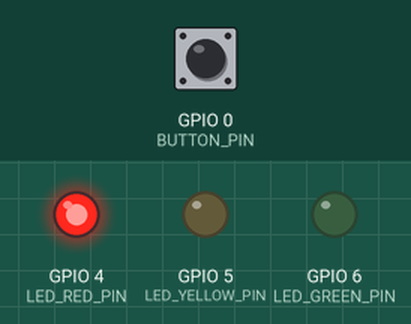
The program below on a simulated ESP32-S3. Parts: output pins drawn as LEDs (lit = HIGH). The inputs (shaded band) are chosen by the test bench; at power-on: GPIO 0 (BUTTON_PIN) HIGH.

Above: at 1.0 s.
1.1 s: GPIO 0 (BUTTON_PIN) pulled LOW for 0.15 s
At 1.9 s:
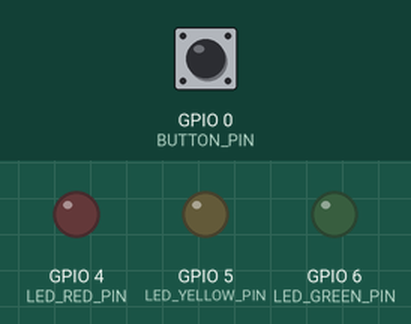
4.1 s: GPIO 0 (BUTTON_PIN) pulled LOW for 1 s
At 4.5 s:
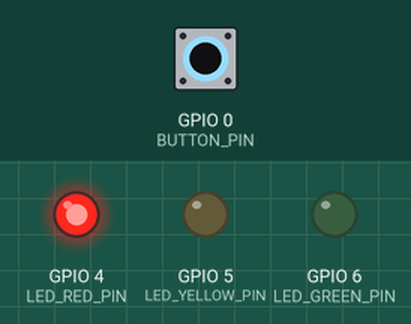
8.1 s: GPIO 0 (BUTTON_PIN) pulled LOW for 3.2 s
At 9.4 s:
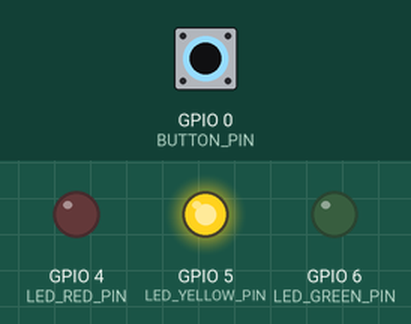
12.8 s: GPIO 0 (BUTTON_PIN) pulled LOW for 0.15 s
At 18.3 s:
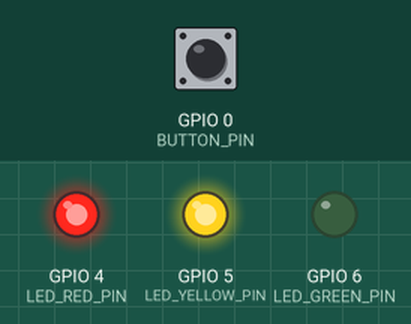
Timing chart, 0 to 21.0 s (numbered marks = the images above; inputs shaded):
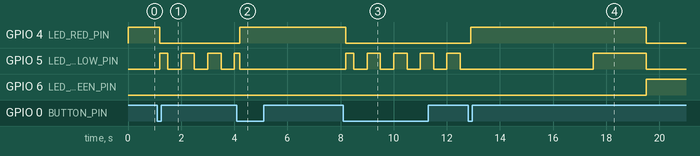

Measured:
- after the input at 1.1 s, GPIO 4 (LED_RED_PIN): HIGH → LOW after 0.10 s; GPIO 5 (LED_YELLOW_PIN): LOW → HIGH after 0.10 s, then repeats every 1.0 s: LOW 0.50 s, HIGH 0.50 s
- after the input at 4.1 s, GPIO 4 (LED_RED_PIN): LOW → HIGH after 0.10 s
- after the input at 8.1 s, GPIO 4 (LED_RED_PIN): HIGH → LOW after 0.10 s instead of 2.9 s; GPIO 6 (LED_GREEN_PIN): stays LOW (without the input it goes to HIGH after 2.9 s)
- after the input at 12.8 s, GPIO 4 (LED_RED_PIN): LOW → HIGH after 0.10 s, → LOW 6.6 s later; GPIO 6 (LED_GREEN_PIN): LOW → HIGH after 6.7 s

The program:

main.cpp
```cpp
#include <Button.h>
#include <Led.h>

#include "LedController.h"
#include "MaintainedTrafficLight.h"
#include "TrafficLight.h"
#include "TrafficLightStateMachine.h"
#include "driver/gpio.h"
#include "esp_timer.h"
#include "freertos/FreeRTOS.h"
#include "freertos/task.h"

constexpr gpio_num_t LED_GREEN_PIN = GPIO_NUM_6;
constexpr gpio_num_t LED_YELLOW_PIN = GPIO_NUM_5;
constexpr gpio_num_t LED_RED_PIN = GPIO_NUM_4;

constexpr gpio_num_t BUTTON_PIN = GPIO_NUM_0;

static void onTick(void* arg) {
    ITrafficLight* context = static_cast<ITrafficLight*>(arg);
    if (context == nullptr) {
        return;
    }

    context->onTick();
}

static void onButtonClick(void* arg) {
    TrafficLight* context = static_cast<TrafficLight*>(arg);
    if (context == nullptr) {
        return;
    }

    context->toggleMode();
}

extern "C" void app_main(void) {
    static Led greenLed(LED_GREEN_PIN);
    static Led yellowLed(LED_YELLOW_PIN);
    static Led redLed(LED_RED_PIN);

    static Button button = Button(BUTTON_PIN);

    static LedController greenController(greenLed);
    static LedController yellowController(yellowLed);
    static LedController redController(redLed);

    static TrafficLightStateMachine normal(greenController, yellowController, redController);
    static MaintainedTrafficLight maintained(greenController, yellowController, redController);

    static TrafficLight trafficLight(normal, maintained);

    ESP_ERROR_CHECK(greenLed.init(LedState::OFF));
    ESP_ERROR_CHECK(yellowLed.init(LedState::OFF));
    ESP_ERROR_CHECK(redLed.init(LedState::OFF));
    ESP_ERROR_CHECK(button.init());

    trafficLight.start();

    button.attachClick(onButtonClick, &trafficLight);

    esp_timer_handle_t timer;
    esp_timer_create_args_t timerArgs = {.callback = onTick, .arg = &trafficLight, .name = "trafficTick"};
    ESP_ERROR_CHECK(esp_timer_create(&timerArgs, &timer));
    ESP_ERROR_CHECK(esp_timer_start_periodic(timer, ITrafficLight::TICK_PERIOD_MS * 1000));

    while (1) {
        button.tick();
        vTaskDelay(pdMS_TO_TICKS(100));
    }
}
```

ITrafficLight.h
```cpp
#ifndef I_TRAFFIC_LIGHT_H
#define I_TRAFFIC_LIGHT_H

#include "LedController.h"

class ITrafficLight {
  public:
    static constexpr uint32_t TICK_PERIOD_MS{500};

    virtual void start() = 0;
    virtual void stop() = 0;
    virtual void onTick() = 0;
};

#endif
```

LedController.h
```cpp
#ifndef LED_CONTROLLER_H
#define LED_CONTROLLER_H

#include <Led.h>

class LedController {
  public:
    enum class State { DISABLED, ENABLED, BLINKING };

    explicit LedController(Led& led);

    void start(State mode = State::DISABLED);
    void stop();
    void setMode(State mode);
    void onTick();

  private:
    Led& _led;
    State _mode{State::DISABLED};

    bool _isStopped{true};
};

#endif
```

MaintainedTrafficLight.h
```cpp
#ifndef MAINTAINED_TRAFFIC_LIGHT_H
#define MAINTAINED_TRAFFIC_LIGHT_H

#include "ITrafficLight.h"
#include "LedController.h"

class MaintainedTrafficLight : public ITrafficLight {
  public:
    MaintainedTrafficLight(LedController& green, LedController& yellow, LedController& red);

    void start() override;
    void stop() override;
    void onTick() override;

  private:
    LedController& _green;
    LedController& _yellow;
    LedController& _red;

    bool _isStopped{true};

    uint32_t _currentTick{0};
};

#endif
```

TrafficLight.h
```cpp
#ifndef TRAFFIC_LIGH_H
#define TRAFFIC_LIGH_H

#include "ITrafficLight.h"

class TrafficLight : public ITrafficLight {
  public:
    TrafficLight(ITrafficLight& normal, ITrafficLight& manitained);

    void start() override;
    void stop() override;
    void onTick() override;

    void toggleMode();

  private:
    ITrafficLight& _normal;
    ITrafficLight& _maintaned;
    ITrafficLight* _current;
};

#endif
```

TrafficLightStateMachine.h
```cpp
#ifndef TRAFFIC_LIGHT_STATE_MACHINE_H
#define TRAFFIC_LIGHT_STATE_MACHINE_H

#include "ITrafficLight.h"
#include "LedController.h"

enum class TrafficLightStateMachineState { GREEN, BLINK_GREEN, YELLOW, RED, RED_YELLOW };

struct TrafficLightStateMachineConfig {
    uint32_t ticks;
    TrafficLightStateMachineState next;
    LedController::State green;
    LedController::State yellow;
    LedController::State red;
};

class TrafficLightStateMachine : public ITrafficLight {
  public:
    TrafficLightStateMachine(LedController& green, LedController& yellow, LedController& red);

    void start() override;
    void stop() override;
    void onTick() override;

  private:
    static const TrafficLightStateMachineConfig _transitions[];

    LedController& _green;
    LedController& _yellow;
    LedController& _red;

    bool _isStopped{true};
    TrafficLightStateMachineState _state{TrafficLightStateMachineState::RED};

    uint32_t _currentTick{0};

    void applyState();
};

#endif
```

LedController.cpp
```cpp
#include "LedController.h"

LedController::LedController(Led& led) : _led(led) {
}

void LedController::start(State mode) {
    _isStopped = false;
    setMode(mode);
}

void LedController::stop() {
    _isStopped = false;
}

void LedController::setMode(State mode) {
    _mode = mode;
    switch (_mode) {
        case State::DISABLED:
            _led.setState(LedState::OFF);
            break;
        case State::ENABLED:
            _led.setState(LedState::ON);
            break;
        case State::BLINKING:
            _led.setState(LedState::ON);
            break;
        default:
            break;
    }
}

void LedController::onTick() {
    if (_isStopped) {
        return;
    }

    if (_mode == State::BLINKING) {
        _led.toggle();
    }
}
```

MaintainedTrafficLight.cpp
```cpp
#include "MaintainedTrafficLight.h"

#include "LedController.h"

MaintainedTrafficLight::MaintainedTrafficLight(LedController& green, LedController& yellow, LedController& red)
    : _green(green), _yellow(yellow), _red(red) {
}

void MaintainedTrafficLight::start() {
    _isStopped = false;

    _green.stop();
    _yellow.start();
    _red.stop();

    _green.setMode(LedController::State::DISABLED);
    _yellow.setMode(LedController::State::BLINKING);
    _red.setMode(LedController::State::DISABLED);
}

void MaintainedTrafficLight::stop() {
    _isStopped = true;

    _green.stop();
    _yellow.stop();
    _red.stop();

    _green.setMode(LedController::State::DISABLED);
    _yellow.setMode(LedController::State::DISABLED);
    _red.setMode(LedController::State::DISABLED);
}

void MaintainedTrafficLight::onTick() {
    if (_isStopped) {
        return;
    }

    _yellow.onTick();
}
```

TrafficLight.cpp
```cpp
#include "TrafficLight.h"

#include "ITrafficLight.h"
#include "MaintainedTrafficLight.h"
#include "TrafficLightStateMachine.h"

TrafficLight::TrafficLight(ITrafficLight& normal, ITrafficLight& manitained)
    : _normal(normal), _maintaned(manitained), _current(&normal) {
}

void TrafficLight::start() {
    _current->start();
}

void TrafficLight::stop() {
    _current->stop();
}

void TrafficLight::onTick() {
    _current->onTick();
}

void TrafficLight::toggleMode() {
    _current->stop();
    _current = _current == &_normal ? &_maintaned : &_normal;
    _current->start();
}
```

TrafficLightStateMachine.cpp
```cpp
#include "TrafficLightStateMachine.h"

TrafficLightStateMachine::TrafficLightStateMachine(LedController& green, LedController& yellow, LedController& red)
    : _green(green), _yellow(yellow), _red(red) {
}

const TrafficLightStateMachineConfig TrafficLightStateMachine::_transitions[] = {
    // GREEN
    {
        .ticks = 5000 / ITrafficLight::TICK_PERIOD_MS,
        .next = TrafficLightStateMachineState::BLINK_GREEN,
        .green = LedController::State::ENABLED,
        .yellow = LedController::State::DISABLED,
        .red = LedController::State::DISABLED,
    },
    // BLINK_GREEN
    {
        .ticks = 3000 / ITrafficLight::TICK_PERIOD_MS,
        .next = TrafficLightStateMachineState::YELLOW,
        .green = LedController::State::BLINKING,
        .yellow = LedController::State::DISABLED,
        .red = LedController::State::DISABLED,
    },
    // YELLOW
    {
        .ticks = 2000 / ITrafficLight::TICK_PERIOD_MS,
        .next = TrafficLightStateMachineState::RED,
        .green = LedController::State::DISABLED,
        .yellow = LedController::State::ENABLED,
        .red = LedController::State::DISABLED,
    },
    // RED
    {
        .ticks = 5000 / ITrafficLight::TICK_PERIOD_MS,
        .next = TrafficLightStateMachineState::RED_YELLOW,
        .green = LedController::State::DISABLED,
        .yellow = LedController::State::DISABLED,
        .red = LedController::State::ENABLED,
    },
    // RED_YELLOW
    {
        .ticks = 2000 / ITrafficLight::TICK_PERIOD_MS,
        .next = TrafficLightStateMachineState::GREEN,
        .green = LedController::State::DISABLED,
        .yellow = LedController::State::ENABLED,
        .red = LedController::State::ENABLED,
    },
};

void TrafficLightStateMachine::start() {
    _state = TrafficLightStateMachineState::RED;
    _currentTick = 0;
    _isStopped = false;

    _green.start();
    _yellow.start();
    _red.start();

    applyState();
}

void TrafficLightStateMachine::stop() {
    _isStopped = true;

    _green.stop();
    _yellow.stop();
    _red.stop();

    _state = TrafficLightStateMachineState::RED;
    _currentTick = 0;
    applyState();
}

void TrafficLightStateMachine::onTick() {
    if (_isStopped) {
        return;
    }

    _currentTick++;

    const TrafficLightStateMachineConfig& config = _transitions[static_cast<int>(_state)];
    if (_currentTick >= config.ticks) {
        _currentTick = 0;
        _state = config.next;
        applyState();
    }

    _green.onTick();
    _yellow.onTick();
    _red.onTick();
}

void TrafficLightStateMachine::applyState() {
    const TrafficLightStateMachineConfig& config = _transitions[static_cast<int>(_state)];
    _green.setMode(config.green);
    _yellow.setMode(config.yellow);
    _red.setMode(config.red);
}
```
